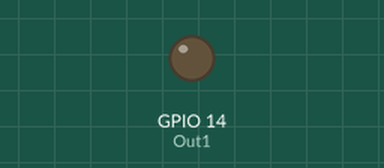
Bench run of a sketch on a simulated ESP8266 (NodeMCU). Shown: output pins drawn as LEDs (lit = HIGH). WiFi joins after 1.5 s; servers stay silent unless stated; no MQTT or app messages arrive unless stated. At 3.5 s the program puts the board to deep sleep or switches it off; the recording ends there.

Above: at 0.1 s.
At 1.6 s:
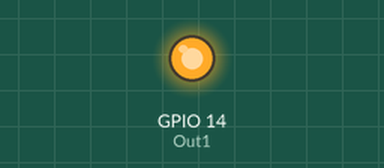
Timing chart, 0 to 3.5 s (numbered marks = the images above):
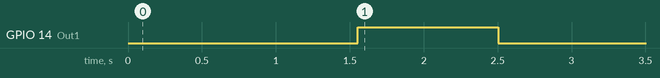

Measured:
- by itself, GPIO 14 (Out1): LOW → HIGH at 1.6 s, → LOW 0.95 s later

The sketch:

Esp_Solar_moister_sensor_1.1.ino
```cpp
#include <ESP8266WiFi.h>
#include "definitions.h"
#include <PubSubClient.h>
unsigned long previousMillis = 0;
int tryCount= 0;
int moisture = 0;
char message_buff[100];
IPAddress server(mqtt_host[0],mqtt_host[1],mqtt_host[2],mqtt_host[3]);
WiFiClient wifiClient;
PubSubClient client(wifiClient);
int watering = 0;
int count = 0;

void doubleToString(double invalue, char* invVarName) {
    int lengthBuffMqtt;
    if ( invalue > -10 && invalue < 0) {
      lengthBuffMqtt = 4;
    } else if (invalue >= 0 && invalue < 10) {
      lengthBuffMqtt = 3;
    } else if (invalue >= 10 && invalue < 100) {
      lengthBuffMqtt = 4;
    } else {
      lengthBuffMqtt = 5;
    }
    char outValue[lengthBuffMqtt];
    dtostrf(invalue, lengthBuffMqtt, 1, outValue);
    client.publish(invVarName, outValue);
 }

void reconnect() {
  // Loop until we're reconnected
while (!client.connected()) {
  #if SerialDebug
Serial.print("Attempting MQTT connection...");
#endif

    // Attempt to connect
    if (client.connect(mqtt_clientid)) {
      tryCount++;
client.subscribe(mqtt_sub_topic);
      #if SerialDebug
    Serial.println("connected");
      #endif
    } else {
      #if SerialDebug
      Serial.print("failed, rc=");
      Serial.print(client.state());
      Serial.println(" try again in 5 seconds");
#endif
      if (tryCount > retryNumber){
        ESP.deepSleep(conFailSleep * 60000000); // Test
        }else{
           // Wait 5 seconds before retrying
      delay(conectionTimeout*1000);
          }
    }
  }
 }
void callback(char* topic, byte* payload, unsigned int length) {
int i = 0;
for (i = 0; i < length; i++) {
    message_buff[i] = payload[i];
  }
  message_buff[i] = '\0';
  String msgString = String(message_buff);

#if SerialDebug
  Serial.print("Message arrived [");
  Serial.print(topic);
  Serial.print("] ");
  Serial.print(message_buff);
  Serial.println();
  #endif
  if (msgString == "ON" ) {
    watering = 1;
  }else if(msgString == "OFF"){
    watering = 0;
    }
}
void setup() {
  #if SleepTest
pinMode(LED_BUILTIN, OUTPUT);     // Initialize the LED_BUILTIN pin as an output
  #endif
#if SerialDebug
Serial.begin(115200);
  Serial.setTimeout(2000);
#endif
  pinMode(A0, INPUT);
  pinMode(Out1, OUTPUT);
  digitalWrite(Out1, LOW);
#if SleepTest
pinMode(LED_BUILTIN, OUTPUT);     // Initialize the LED_BUILTIN pin as an output
  #endif
  #if SerialDebug
  Serial.print("Connecting to ");
  Serial.println(ssid);
  #endif
  client.setServer(server, 1883);
  client.setCallback(callback);
  //WiFi.mode(WIFI_STA);
  WiFi.softAPdisconnect(true);
  WiFi.begin(ssid, password);
  while (WiFi.status() != WL_CONNECTED) {
    delay(500);
    #if SerialDebug
    Serial.print(".");
    #endif
  }
#if SerialDebug
  Serial.println("");
  Serial.println("WiFi connected");
  Serial.println("IP address: ");
  Serial.println(WiFi.localIP());
#endif
  #if SleepTest
 digitalWrite(LED_BUILTIN, HIGH);
  #endif
}

void loop() {
  unsigned long currentMillis = millis();
if (!client.connected()) {
    reconnect();
    previousMillis = currentMillis;
  }
  client.loop();

if(count == 0){
  #if SerialDebug
  Serial.println("count = 0");
#endif
digitalWrite(Out1, HIGH );
count++;
}else if(count == 2){
  #if SerialDebug
  Serial.println("count = 2");
#endif
int adcValue = analogRead(A0);

moisture = map(adcValue, 700,1024,100,0);
digitalWrite(Out1, LOW );
doubleToString(moisture, "Moisture_Node_1");
#if SerialDebug
  Serial.print("Mapped input value = ");
  Serial.println(moisture);
  Serial.print("Analog input value = ");
  Serial.println(adcValue);
#endif
 count++;
  }else if(count == 4){
#if SerialDebug
  Serial.println("count = 4");
#endif
    if(watering == 0){
#if SleepTest
#if SerialDebug
  Serial.println("I'm awake, but I'm going into deep sleep mode for 1 minute");
#endif
 ESP.deepSleep(sleepNotWateringTestTimeS * 60000000); // Test
#else
#if SerialDebug
  Serial.println("I'm awake, but I'm going into deep sleep mode for 33 minutes");
#endif
   ESP.deepSleep(sleepNotWateringTimeS * 60000000);
#endif
    }else{
#if SleepTest
 #if SerialDebug
  Serial.println("I'm awake, but I'm going into deep sleep mode for 30 seconds");
#endif
 ESP.deepSleep(sleepWateringTestTimeS * 60000000); // Test
#else
Serial.println("I'm awake, but I'm going into deep sleep mode for 5 minutes");
  ESP.deepSleep(sleepWateringTimeS * 60000000);
#endif
      }
   }
  if(currentMillis - previousMillis >= interval) {
    previousMillis = currentMillis;
count++;
  }
}
```

definitions.h
```cpp
#define SerialDebug false
#define SleepTest false //  false/true
int Out1 = 14; //output pin
const char* ssid     = "";
const char* password = "";
const char mqtt_clientid[] = "ESP_MoistureNode1"; // MQTT ClientID
const char mqtt_sub_topic[] = "Command_WaterSpliterContorller_Out1";
int mqtt_host[4] = {192,168,100,5}; //Server IP
char mqtt_port[6] = "1883";
char mqtt_user[32] = "";
char mqtt_pass[32] = "";
const long interval = 1000;
const int sleepNotWateringTestTimeS = 2; //min
const int sleepWateringTestTimeS = 1; //min
const int sleepNotWateringTimeS = 10; //min
const int sleepWateringTimeS = 5; //min
const int conectionTimeout = 5; // time before next try to conect in seconds
const int retryNumber = 5; //tries befor sleep
const int conFailSleep = 5; // time time for sleep if conection is failed in minutes
```
